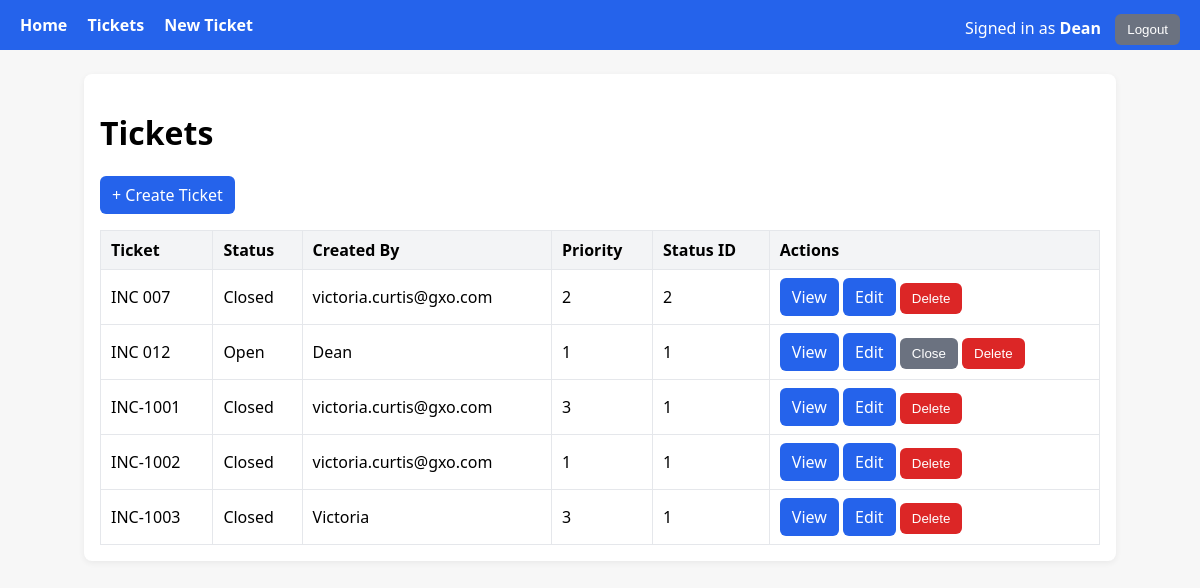
Screenshot of / (signed in) with the database file from the repository.
### tables this page shows
CREATE TABLE Tickets (
            Ticket      VARCHAR PRIMARY KEY,
            Status      VARCHAR,
            CreatedBy   VARCHAR,
            PriorityID  INTEGER,
            StatusID    VARCHAR
        , Description TEXT NULL);

### tickets/routes.py (the view)
@tickets_bp.get("/", endpoint="list")
@login_required
def list_tickets():
    rows = repo.list_tickets()
    return render_template("tickets_list.html", rows=rows, user=get_current_user())

### auth/service.py (called while the page is built)
def get_current_user():
    user_id = session.get("user_id")
    if not user_id:
        return None
    sql = text("""
        SELECT id, username, email, role_id
        FROM users
        WHERE id = :id
        LIMIT 1
    """)
    with connect() as conn:
        row = conn.execute(sql, {"id": user_id}).mappings().first()
        if not row:
            return None
        return {
            "id": row["id"],
            "username": row["username"],
            "email": row["email"],
            "role_id": row["role_id"],
        }

### db.py (called while the page is built)
def get_engine():
    if _engine is None:
        raise RuntimeError("DB engine not initialised; call init_engine() first.")
    return _engine

@contextmanager
def connect():
    with get_engine().connect() as conn:
        yield conn

### tickets/repository.py (called while the page is built)
def list_tickets() -> List[Dict[str, Any]]:
    sql = text("""
        SELECT
            Ticket,
            Status,
            CreatedBy,
            PriorityID,
            StatusID,
            Description
        FROM Tickets
        ORDER BY Ticket ASC
    """)
    with connect() as conn:
        return [dict(r) for r in conn.execute(sql).mappings().all()]

### templates/tickets_list.html (shortened to what this page needs)
{% extends "base.html" %}
{% block content %}
<h1>Tickets</h1>
{% if session.get('user_id') and session.get('role_id') == 2 %}
  <p><a class="btn" href="{{ url_for('tickets.new_form') }}">+ Create Ticket</a></p>
{% endif %}
{% if rows %}
  <table>
    <thead>
      <tr>
        <th>Ticket</th>
        <th>Status</th>
        <th>Created By</th>
        <th>Priority</th>
        <th>Status ID</th>
        <th>Actions</th>
      </tr>
    </thead>
    <tbody>
    {% for r in rows %}
      <tr>
        <td>{{ r.Ticket }}</td>
        <td>{{ r.Status }}</td>
        <td>{{ r.CreatedBy }}</td>
        <td>{{ r.PriorityID }}</td>
        <td>{{ r.StatusID }}</td>
        <td>
          <a class="btn" href="{{ url_for('tickets.detail', ticket=r.Ticket) }}">View</a>
          {% if session.get('role_id') == 2 %}
            <a class="btn" href="{{ url_for('tickets.edit_form', ticket=r.Ticket) }}">Edit</a>
            {% if r.Status != 'Closed' %}
              <form class="inline" method="post" action="{{ url_for('tickets.close', ticket=r.Ticket) }}">
                <button class="btn secondary" type="submit">Close</button>
              </form>
            {% endif %}
            <form
              class="inline"
              method="post"
              action="{{ url_for('tickets.delete', ticket=r.Ticket) }}"
              onsubmit="return confirm('Delete ticket {{ r.Ticket }}?');"
            >
              <button class="btn danger" type="submit">Delete</button>
            </form>
          {% endif %}
        </td>
      </tr>
    {% endfor %}
    </tbody>
  </table>
{% else %}
  <p>No tickets yet.</p>
{% endif %}
{% endblock %}

### templates/base.html (style rules this page uses)
:root { --brand:#2563eb }
body { font-family: system-ui, Segoe UI, Roboto, Arial, sans-serif; margin:0; background:#f7f7f7; }
.btn { display:inline-block; background:#2563eb; color:#fff; padding:8px 12px; border-radius:6px; text-decoration:none; border:none; cursor:pointer; }
.btn.secondary { background:#6b7280; }
.btn.danger { background:#dc2626; }
form.inline { display:inline; margin:0; }
table { border-collapse:collapse; width:100%; margin-top:12px; }
th, td { border:1px solid #e5e7eb; padding:8px 10px; text-align:left; }
th { background:#f3f4f6; }

### rows the page displays
Tickets: Ticket "INC 007", Status "Closed", CreatedBy "victoria.curtis@gxo.com", PriorityID "2", StatusID "2"
Tickets: Ticket "INC 012", Status "Open", CreatedBy "Dean", PriorityID "1", StatusID "1"
Tickets: Ticket "INC-1001", Status "Closed", CreatedBy "victoria.curtis@gxo.com", PriorityID "3", StatusID "1"
Tickets: Ticket "INC-1002", Status "Closed", CreatedBy "victoria.curtis@gxo.com", PriorityID "1", StatusID "1"
Tickets: Ticket "INC-1003", Status "Closed", CreatedBy "Victoria", PriorityID "3", StatusID "1"

### other values shown
{{ session.get('username') }} "Dean"
